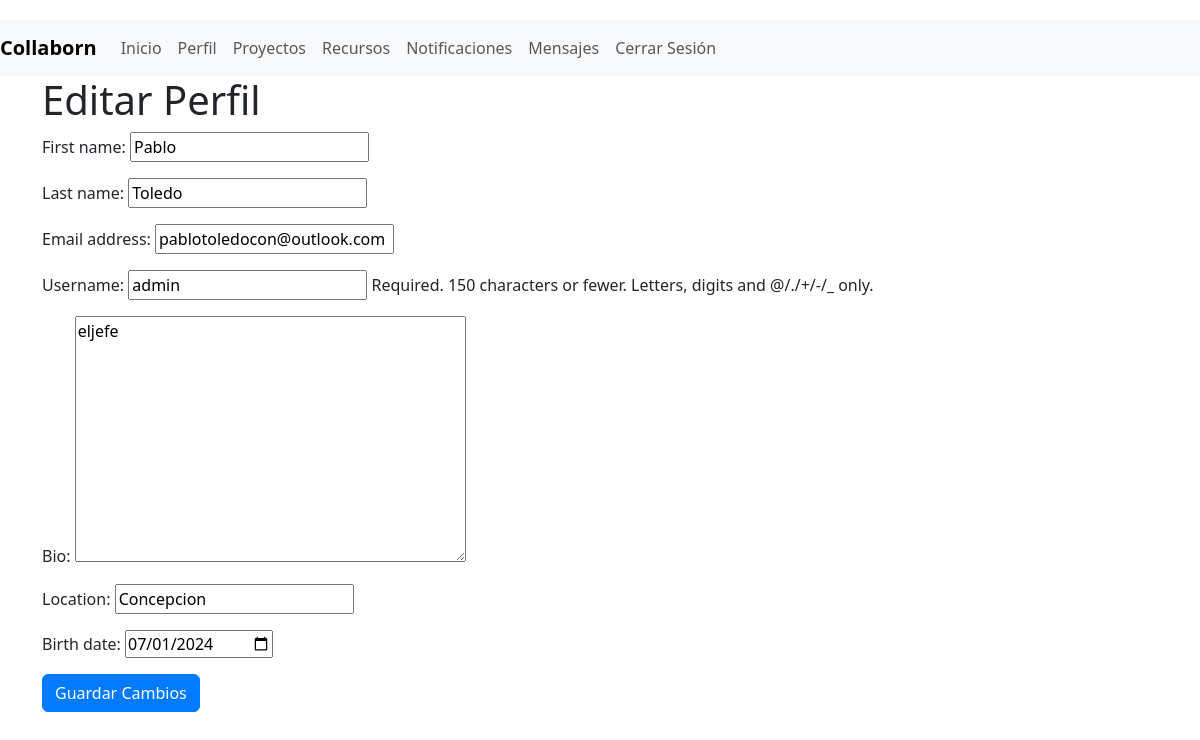
Before: /perfil/editar/ (signed in) with the older database file.
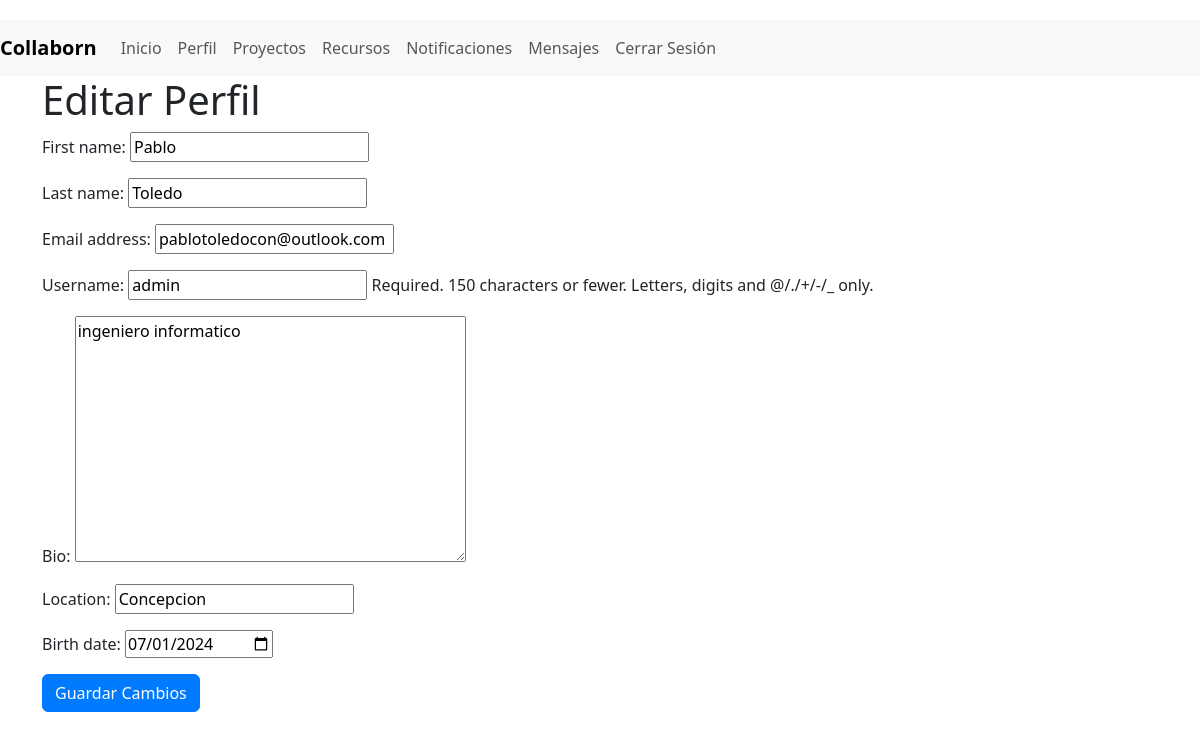
After: the same page with the newer database file.
### myapp/models.py (models this page shows, shortened)
class Perfil(models.Model):
    user = models.OneToOneField(User, on_delete=models.CASCADE)
    bio = models.TextField(blank=True, null=True)
    location = models.CharField(max_length=100, blank=True, null=True)
    birth_date = models.DateField(blank=True, null=True)

### myapp/views.py (the view)
# urls.py: path('perfil/editar/', views.editar_perfil, name='editar_perfil'),
@login_required
def editar_perfil(request):
    if request.method == 'POST':
        user_form = UserForm(request.POST, instance=request.user)
        perfil_form = PerfilForm(request.POST, instance=request.user.perfil)
        if user_form.is_valid() and perfil_form.is_valid():
            user_form.save()
            perfil_form.save()
            messages.success(request, 'Perfil actualizado exitosamente.')
            return redirect('ver_perfil')
        else:
            messages.error(request, 'Error al actualizar el perfil.')
    else:
        user_form = UserForm(instance=request.user)
        perfil_form = PerfilForm(instance=request.user.perfil)
    return render(request, 'myapp/editar_perfil.html', {'user_form': user_form, 'perfil_form': perfil_form})

### myapp/forms.py
class UserForm(forms.ModelForm):
    class Meta:
        model = User
        fields = ['first_name', 'last_name', 'email', 'username']

class PerfilForm(forms.ModelForm):
    birth_date = forms.DateField(
        widget=forms.DateInput(attrs={'type': 'date'}),
        input_formats=['%Y-%m-%d']  # Asegúrate de que el formato de entrada es correcto
    )
    class Meta:
        model = Perfil
        fields = ['bio', 'location', 'birth_date']

### myapp/templates/myapp/editar_perfil.html (shortened to what this page needs)
{% extends 'myapp/base.html' %}
{% block content %}
<h1>Editar Perfil</h1>
<form method="post">
    {{ user_form.as_p }}
    {{ perfil_form.as_p }}
    <button type="submit" class="btn btn-primary">Guardar Cambios</button>
</form>
{% endblock %}

### myapp/templates/myapp/base.html (shortened to what this page needs)
<!DOCTYPE html>
<html>
<head>
    {% load static %}
    <link rel="stylesheet" href="{% static 'css/bootstrap.min.css' %}">
    <link rel="stylesheet" href="{% static 'css/style.css' %}">
</head>
<body>
    {% if user.is_authenticated %}
    <header>
        <nav class="navbar navbar-expand-lg navbar-light bg-light">
            <a class="navbar-brand" href="{% url 'index' %}">Collaborn</a>
            <div class="collapse navbar-collapse" id="navbarNav">
                <ul class="navbar-nav">
                    <li class="nav-item"><a class="nav-link" href="{% url 'index' %}">Inicio</a></li>
                    <li class="nav-item"><a class="nav-link" href="{% url 'ver_perfil' %}">Perfil</a></li>
                    <li class="nav-item"><a class="nav-link" href="{% url 'proyecto_list' %}">Proyectos</a></li>
                    <li class="nav-item"><a class="nav-link" href="{% url 'listar_recursos' %}">Recursos</a></li>
                    <li class="nav-item"><a class="nav-link" href="{% url 'listar_notificaciones' %}">Notificaciones</a></li>
                    <li class="nav-item"><a class="nav-link" href="{% url 'listar_mensajes' %}">Mensajes</a></li>
                    <li class="nav-item">
                        <form method="post" action="{% url 'logout' %}">
                            <button type="submit" class="btn btn-link nav-link">Cerrar Sesión</button>
                        </form>
                    </li>
                </ul>
            </div>
        </nav>
    </header>
    {% endif %}
    <main class="container">
        {% block content %}{% endblock %}
    </main>
</body>
</html>

### myapp/static/css/style.css (style rules this page uses)
body { padding-top: 20px; }
.navbar-brand { font-weight: bold; }
.btn-primary { background-color: #007bff; border-color: #007bff; }

Changed rows visible on the page:
changed Perfil "Concepcion": bio "eljefe" → "ingeniero informatico"
